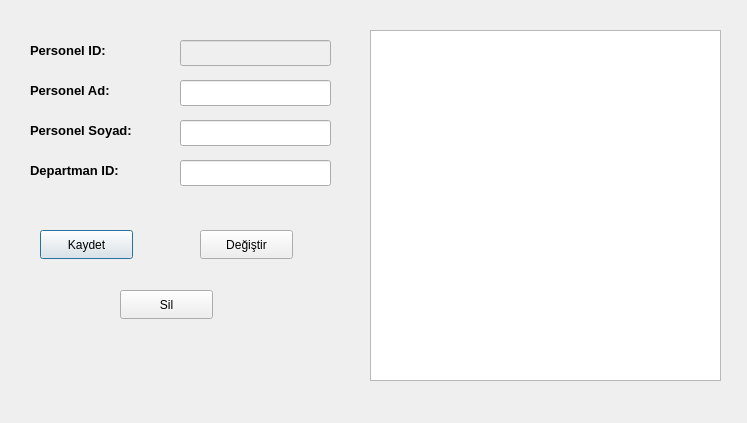
<?xml version="1.0" encoding="UTF-8"?>
<ui version="4.0">
 <class>personel</class>
 <widget class="QDialog" name="personel">
  <property name="geometry">
   <rect>
    <x>0</x>
    <y>0</y>
    <width>747</width>
    <height>423</height>
   </rect>
  </property>
  <property name="windowTitle">
   <string>Dialog</string>
  </property>
  <widget class="QLabel" name="label">
   <property name="geometry">
    <rect>
     <x>30</x>
     <y>40</y>
     <width>111</width>
     <height>20</height>
    </rect>
   </property>
   <property name="font">
    <font>
     <pointsize>10</pointsize>
     <bold>true</bold>
    </font>
   </property>
   <property name="text">
    <string>Personel ID:</string>
   </property>
  </widget>
  <widget class="QLabel" name="label_2">
   <property name="geometry">
    <rect>
     <x>30</x>
     <y>80</y>
     <width>111</width>
     <height>20</height>
    </rect>
   </property>
   <property name="font">
    <font>
     <pointsize>10</pointsize>
     <bold>true</bold>
    </font>
   </property>
   <property name="text">
    <string>Personel Ad:</string>
   </property>
  </widget>
  <widget class="QLabel" name="label_3">
   <property name="geometry">
    <rect>
     <x>30</x>
     <y>120</y>
     <width>141</width>
     <height>20</height>
    </rect>
   </property>
   <property name="font">
    <font>
     <pointsize>10</pointsize>
     <bold>true</bold>
    </font>
   </property>
   <property name="text">
    <string>Personel Soyad:</string>
   </property>
  </widget>
  <widget class="QLabel" name="label_4">
   <property name="geometry">
    <rect>
     <x>30</x>
     <y>160</y>
     <width>121</width>
     <height>20</height>
    </rect>
   </property>
   <property name="font">
    <font>
     <pointsize>10</pointsize>
     <bold>true</bold>
    </font>
   </property>
   <property name="text">
    <string>Departman ID:</string>
   </property>
  </widget>
  <widget class="QTableView" name="tableView">
   <property name="geometry">
    <rect>
     <x>370</x>
     <y>30</y>
     <width>351</width>
     <height>351</height>
    </rect>
   </property>
  </widget>
  <widget class="QLineEdit" name="lineEdit_pad">
   <property name="geometry">
    <rect>
     <x>180</x>
     <y>80</y>
     <width>151</width>
     <height>26</height>
    </rect>
   </property>
  </widget>
  <widget class="QLineEdit" name="lineEdit_did">
   <property name="geometry">
    <rect>
     <x>180</x>
     <y>160</y>
     <width>151</width>
     <height>26</height>
    </rect>
   </property>
  </widget>
  <widget class="QLineEdit" name="lineEdit_psoyad">
   <property name="geometry">
    <rect>
     <x>180</x>
     <y>120</y>
     <width>151</width>
     <height>26</height>
    </rect>
   </property>
  </widget>
  <widget class="QLineEdit" name="lineEdit_pid">
   <property name="enabled">
    <bool>false</bool>
   </property>
   <property name="geometry">
    <rect>
     <x>180</x>
     <y>40</y>
     <width>151</width>
     <height>26</height>
    </rect>
   </property>
  </widget>
  <widget class="QPushButton" name="pushButton_kaydet">
   <property name="geometry">
    <rect>
     <x>40</x>
     <y>230</y>
     <width>93</width>
     <height>29</height>
    </rect>
   </property>
   <property name="text">
    <string>Kaydet</string>
   </property>
  </widget>
  <widget class="QPushButton" name="pushButton_degistir">
   <property name="geometry">
    <rect>
     <x>200</x>
     <y>230</y>
     <width>93</width>
     <height>29</height>
    </rect>
   </property>
   <property name="text">
    <string>Değiştir</string>
   </property>
  </widget>
  <widget class="QPushButton" name="pushButton_sil">
   <property name="geometry">
    <rect>
     <x>120</x>
     <y>290</y>
     <width>93</width>
     <height>29</height>
    </rect>
   </property>
   <property name="text">
    <string>Sil</string>
   </property>
  </widget>
 </widget>
 <resources/>
 <connections/>
</ui>
